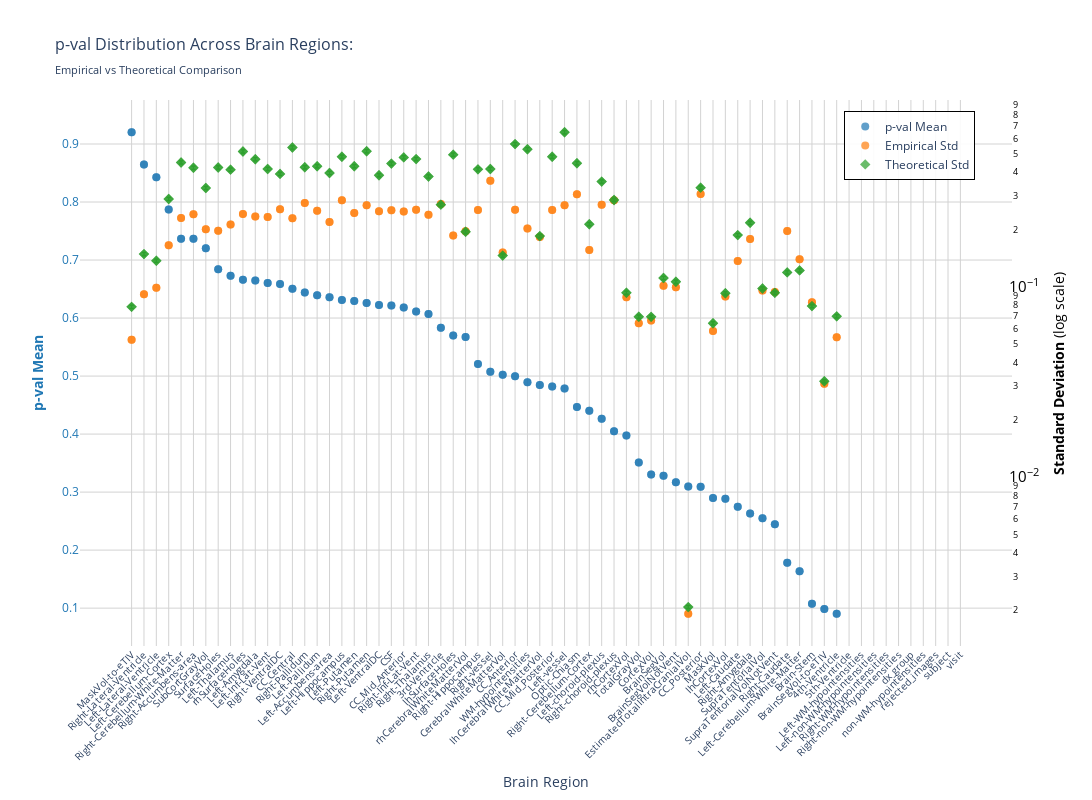
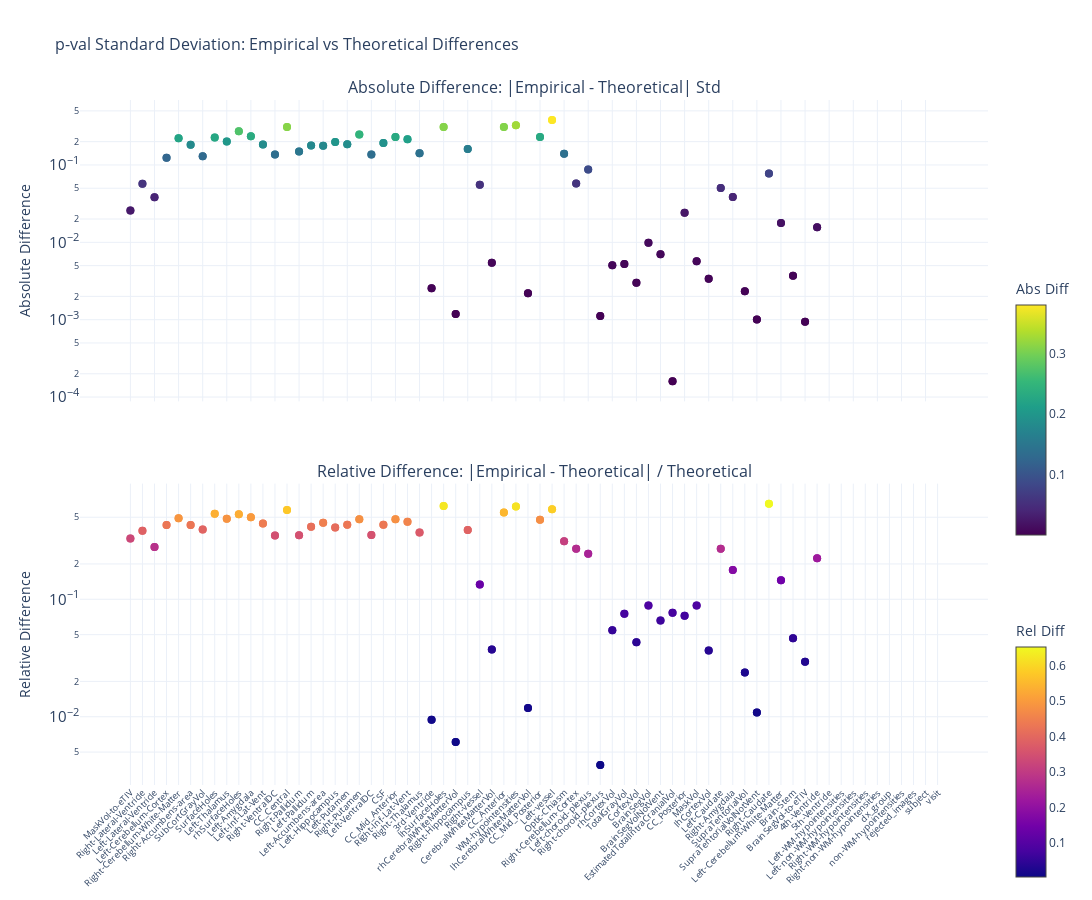

The notebook cell these images were saved under, in order:
### Markdown cell above
### p-value

### Code cell
nu_nav = df_navr[(df_navr["study"] == "longitudinal") & (df_navr["group"] == "HC-PD")]
data_path = stats_dir / f"student_longitudinal_{METRIC}.parquet"
df, stats = get_test_stats(
    data_path, stat_functions_F, nu_nav, hemisphere=False, study="longitudinal"
)
show_figure(
    stats, hemisphere=False, stat_name="p-val", study="longitudinal", metric=METRIC
)

### Figure 1 — Plotly figure (JSON) as saved in the notebook; plotly's stock layout.template omitted (floating-point values rounded to 4 significant figures; data arrays with more than 128 entries replaced by an {"elided": "..."} marker saying what was removed)
{"data": [{"hovertemplate": "<b>%{x}</b><br>Mean p-val: %{y:.2f}<br><extra></extra>", "marker": {"color": "#1f77b4", "opacity": 0.7, "size": 8}, "mode": "markers", "name": "p-val Mean", "type": "scatter", "x": {"elided": "132 str values"}, "y": {"elided": "132 float values"}, "yaxis": "y"}, {"hovertemplate": "<b>%{x}</b><br>Empirical Std: %{y:.3f}<br><extra></extra>", "marker": {"color": "#ff7f0e", "opacity": 0.7, "size": 8, "symbol": "circle"}, "mode": "markers", "name": "Empirical Std", "type": "scatter", "x": {"elided": "132 str values"}, "y": {"elided": "132 float values"}, "yaxis": "y2"}, {"error_y": {"array": {"elided": "132 float values"}, "arrayminus": {"elided": "132 float values"}, "color": "#2ca02c", "thickness": 1, "type": "data", "visible": true, "width": 2}, "hovertemplate": "<b>%{x}</b><br>Theoretical Std: %{y:.3f}<br><extra></extra>", "marker": {"color": "#2ca02c", "opacity": 0.7, "size": 8, "symbol": "diamond"}, "mode": "markers", "name": "Theoretical Std", "type": "scatter", "x": {"elided": "132 str values"}, "y": {"elided": "132 float values"}, "yaxis": "y2"}], "layout": {"height": 800, "hovermode": "x", "legend": {"bgcolor": "rgba(255, 255, 255, 0.9)", "bordercolor": "black", "borderwidth": 1, "font": {"size": 12}, "orientation": "v", "x": 0.82, "y": 0.98}, "title": {"font": {"size": 16}, "text": "p-val Distribution Across Brain Regions:<br><sub>Empirical vs Theoretical Comparison</sub>"}, "width": 1400, "xaxis": {"gridcolor": "lightgray", "showgrid": true, "tickangle": -45, "tickfont": {"size": 10}, "title": {"text": "Brain Region"}}, "yaxis": {"gridcolor": "lightgray", "showgrid": true, "side": "left", "tickfont": {"color": "#1f77b4"}, "title": {"font": {"color": "#1f77b4"}, "text": "<b>p-val Mean</b>"}}, "yaxis2": {"exponentformat": "power", "overlaying": "y", "showgrid": false, "side": "right", "tickfont": {"color": "black"}, "title": {"font": {"color": "black"}, "text": "<b>Standard Deviation</b> (log scale)"}, "type": "log"}}}

### Figure 2 — Plotly figure (JSON) as saved in the notebook; plotly's stock layout.template omitted (floating-point values rounded to 4 significant figures; data arrays with more than 128 entries replaced by an {"elided": "..."} marker saying what was removed)
{"data": [{"hovertemplate": "<b>%{x}</b><br>Abs Diff: %{y:.4f}<br><extra></extra>", "marker": {"color": {"elided": "132 float values"}, "colorbar": {"len": 0.4, "title": {"text": "Abs Diff"}, "y": 0.75, "yanchor": "top"}, "colorscale": [[0, "#440154"], [0.1111, "#482878"], [0.2222, "#3e4989"], [0.3333, "#31688e"], [0.4444, "#26828e"], [0.5556, "#1f9e89"], [0.6667, "#35b779"], [0.7778, "#6ece58"], [0.8889, "#b5de2b"], [1, "#fde725"]], "showscale": true, "size": 8}, "mode": "markers", "name": "Absolute", "type": "scatter", "x": {"elided": "132 str values"}, "xaxis": "x", "y": {"elided": "132 float values"}, "yaxis": "y"}, {"hovertemplate": "<b>%{x}</b><br>Rel Diff: %{y:.2%}<br><extra></extra>", "marker": {"color": {"elided": "132 float values"}, "colorbar": {"len": 0.4, "title": {"text": "Rel Diff"}, "y": 0.25, "yanchor": "top"}, "colorscale": [[0, "#0d0887"], [0.1111, "#46039f"], [0.2222, "#7201a8"], [0.3333, "#9c179e"], [0.4444, "#bd3786"], [0.5556, "#d8576b"], [0.6667, "#ed7953"], [0.7778, "#fb9f3a"], [0.8889, "#fdca26"], [1, "#f0f921"]], "showscale": true, "size": 8}, "mode": "markers", "name": "Relative", "type": "scatter", "x": {"elided": "132 str values"}, "xaxis": "x2", "y": {"elided": "132 float values"}, "yaxis": "y2"}], "layout": {"annotations": [{"font": {"size": 16}, "showarrow": false, "text": "Absolute Difference: |Empirical - Theoretical| Std", "x": 0.5, "xanchor": "center", "xref": "paper", "y": 1, "yanchor": "bottom", "yref": "paper"}, {"font": {"size": 16}, "showarrow": false, "text": "Relative Difference: |Empirical - Theoretical| / Theoretical", "x": 0.5, "xanchor": "center", "xref": "paper", "y": 0.44, "yanchor": "bottom", "yref": "paper"}], "height": 900, "hovermode": "x unified", "showlegend": false, "title": {"font": {"size": 16}, "text": "p-val Standard Deviation: Empirical vs Theoretical Differences"}, "width": 1400, "xaxis": {"anchor": "y", "domain": [0, 1], "showticklabels": false}, "xaxis2": {"anchor": "y2", "domain": [0, 1], "tickangle": -45, "tickfont": {"size": 9}}, "yaxis": {"anchor": "x", "domain": [0.56, 1], "exponentformat": "power", "title": {"text": "Absolute Difference"}, "type": "log"}, "yaxis2": {"anchor": "x2", "domain": [0, 0.44], "exponentformat": "power", "title": {"text": "Relative Difference"}, "type": "log"}}}
